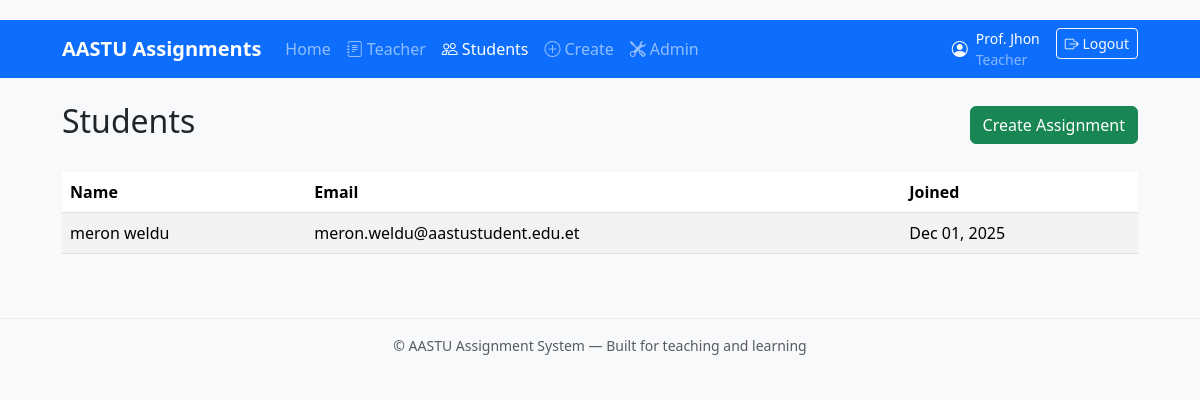
/students/ (signed in), run on the app's committed database.
### users/models.py (models this page shows, shortened)
class User(AbstractUser):
    ROLE_CHOICES = (
        ('student', 'Student'),
        ('teacher', 'Teacher'),
        ('admin', 'Admin'),
    )
    email = models.EmailField(
        unique=True,
        validators=[validate_school_email],
        error_messages={'unique': "A user with that email already exists."},
    )
    name = models.CharField(max_length=100)
    role = models.CharField(max_length=10, choices=ROLE_CHOICES, default='student')
    objects = CustomUserManager()
    USERNAME_FIELD = 'email'
    REQUIRED_FIELDS = ['name']

### users/views.py (the view)
# urls.py: path('students/', views.students_list, name='students_list'),
def students_list(request):
    if not request.user.is_authenticated or request.user.role != 'teacher':
        return redirect('login')
    from .models import User
    students = User.objects.filter(role='student').order_by('name')
    return render(request, 'users/students_list.html', {'students': students})

### users/templates/users/students_list.html (shortened to what this page needs)
{% extends 'base.html' %}
{% block content %}
<div class="d-flex justify-content-between align-items-center mb-4">
    <h2>Students</h2>
    <a href="{% url 'create_assignment' %}" class="btn btn-success">Create Assignment</a>
</div>
{% if students %}
<div class="table-responsive">
<table class="table table-striped">
    <thead>
        <tr>
            <th>Name</th>
            <th>Email</th>
            <th>Joined</th>
        </tr>
    </thead>
    <tbody>
        {% for s in students %}
        <tr>
            <td>{{ s.name }}</td>
            <td>{{ s.email }}</td>
            <td>{{ s.date_joined|date:"M d, Y" }}</td>
        </tr>
        {% endfor %}
    </tbody>
</table>
</div>
{% else %}
<div class="alert alert-info">No students registered yet.</div>
{% endif %}
{% endblock %}

### templates/base.html (shortened to what this page needs)
{% load static %}
<!DOCTYPE html>
<html lang="en">
<head>
    <link href="https://cdn.jsdelivr.net/npm/bootstrap@5.3.3/dist/css/bootstrap.min.css" rel="stylesheet">
    <link href="https://cdn.jsdelivr.net/npm/bootstrap-icons@1.10.5/font/bootstrap-icons.css" rel="stylesheet">
    <link href="{% static 'css/site.css' %}" rel="stylesheet">
</head>
<body>
    <nav class="navbar navbar-expand-lg navbar-dark bg-primary mb-4" role="navigation" aria-label="Main navigation">
        <div class="container">
            <a class="navbar-brand" href="/">AASTU Assignments</a>
            <div class="collapse navbar-collapse" id="navCollapse">
                <ul class="navbar-nav me-auto mb-2 mb-lg-0">
                    <li class="nav-item"><a class="nav-link" href="/">Home</a></li>
                    {% if user.is_authenticated and user.role == 'teacher' %}
                        <li class="nav-item"><a class="nav-link {% if '/assignments' in request.path %}active{% endif %}" href="{% url 'teacher_dashboard' %}"><i class="bi bi-journal-text me-1"></i>Teacher</a></li>
                        <li class="nav-item"><a class="nav-link {% if '/students' in request.path %}active{% endif %}" href="{% url 'students_list' %}"><i class="bi bi-people me-1"></i>Students</a></li>
                        <li class="nav-item"><a class="nav-link" href="{% url 'create_assignment' %}"><i class="bi bi-plus-circle me-1"></i>Create</a></li>
                        <li class="nav-item"><a class="nav-link" href="/admin/"><i class="bi bi-tools me-1"></i>Admin</a></li>
                    {% endif %}
                </ul>
                <div class="d-flex">
                    {% if user.is_authenticated %}
                        <div class="me-3 text-white d-flex align-items-center">
                            <i class="bi bi-person-circle me-2" aria-hidden="true"></i>
                            <div>
                                <div class="small">{{ user.name }}</div>
                                <div class="small text-white-50">{{ user.get_role_display }}</div>
                            </div>
                        </div>
                        <form method="post" action="{% url 'logout' %}">
                            <button type="submit" class="btn btn-outline-light btn-sm"><i class="bi bi-box-arrow-right"></i> Logout</button>
                        </form>
                    {% else %}
                        <a class="btn btn-outline-light btn-sm me-2" href="{% url 'login' %}">Login</a>
                        <a class="btn btn-light btn-sm" href="{% url 'register_student' %}">Register</a>
                    {% endif %}
                </div>
            </div>
        </div>
    </nav>
    <div class="container">
        {% block content %}{% endblock %}
    </div>
    <footer class="footer mt-5 py-3 bg-light">
        <div class="container text-center small text-muted">
            © {{ now|date:'Y' }} AASTU Assignment System — Built for teaching and learning
        </div>
    </footer>
</body>
</html>

### static/css/site.css (style rules this page uses)
:root { --brand: #0d6efd; --muted: #6c757d; --page-max: 1100px; }
body { background-color: #f8f9fa; color: #212529; }
.container { max-width: var(--page-max); }
.navbar-brand { font-weight: 700; }
.footer { border-top: 1px solid rgba(0,0,0,0.05); }

### templates/base.html (style rules this page uses)
body { padding-top: 20px; }
.navbar-brand { font-weight: bold; }

### data on the page
User: name "Prof. Jhon", role "Teacher"
User: name "meron weldu", email "meron.weldu@aastustudent.edu.et", date_joined "Dec 01, 2025"
